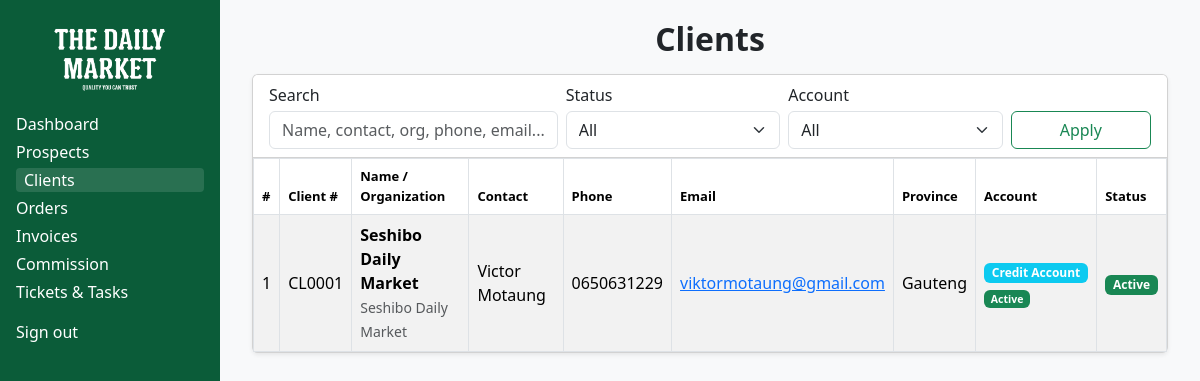
/portal/staff/sales/clients/ (signed in), run on the app's committed database.
### clients/models.py (models this page shows, shortened)
class Client(models.Model):
    account_manager = models.ForeignKey(
        settings.AUTH_USER_MODEL,
        on_delete=models.SET_NULL,
        null=True,
        blank=True,
        related_name="managed_clients",
        help_text="Internal staff member managing this client.",
    )
    PRICING_TYPE = [
        ("Retail", "Retail"),
        ("Wholesale", "Wholesale"),
    ]
    CLIENT_TYPES = [
        ("RESTAURANT", "Restaurant"),
        ("CATERER", "Caterer"),
        ("RETAIL", "Retail / Supermarket / Spaza"),
        ("VENDOR", "Vendor / Street Food"),
        ("SCHOOL", "School / Hostel / Institution"),
        ("STOKVEL", "Stokvel / Group"),
        ("EVENT", "Once-off Event / Private (Funeral, Wedding, etc.)"),
        ("OTHER", "Other (Specify in notes)"),
    ]
    CLIENT_SIZE_TIERS = [
        ("A", "Tier A (Large / High Volume)"),
        ("B", "Tier B (Medium Volume)"),
        ("C", "Tier C (Small / Low Volume)"),
    ]
    ACCOUNT_TYPES = [
        ("CASH", "Normal (Cash/EFT)"),
        ("CREDIT", "Credit Account"),
    ]
    CREDIT_STATUS = [
        ("INACTIVE", "Inactive"),
        ("PENDING", "Pending"),
        ("ACTIVE", "Active"),
    ]
    funder = models.ForeignKey(
        "credit.Funder",
        null=True,
        blank=True,
        on_delete=models.SET_NULL,
        related_name="clients",
        help_text="Optional: which funder backs this client's credit."
    )
    name = models.CharField(
        max_length=160,
        help_text="Primary display name (person or business)."
    )
    organization = models.CharField(
        max_length=200,
        blank=True,
        help_text="Company / Trading name (if applicable)."
    )
    client_type = models.CharField(
        max_length=20,
        choices=CLIENT_TYPES,
        default="RESTAURANT"
    )
    client_size_tier = models.CharField(
        max_length=1,
        choices=CLIENT_SIZE_TIERS,
        blank=True,
        help_text="Size tier for this client: A = large, B = medium, C = small."
    )
    client_number = models.CharField(
        max_length=10,
        unique=True,
        editable=False,
        db_index=True,
        help_text="Auto-generated client number (e.g., CL0001).",
    )
    contact_person = models.CharField(max_length=120, blank=True)
    email = models.EmailField(blank=True)
    phone = models.CharField(max_length=50, blank=True)
    whatsapp = models.CharField(max_length=50, blank=True)
    PROVINCES = [
        ("EC", "Eastern Cape"),
        ("FS", "Free State"),
        ("GP", "Gauteng"),
        ("KZN", "KwaZulu-Natal"),
        ("LP", "Limpopo"),
        ("MP", "Mpumalanga"),
        ("NC", "Northern Cape"),
        ("NW", "North West"),
        ("WC", "Western Cape"),
    ]
    address_line1 = models.CharField(max_length=200, blank=True)
    address_line2 = models.CharField(max_length=200, blank=True)
    suburb = models.CharField(max_length=120, blank=True)
    city = models.CharField(max_length=120, blank=True)
    province = models.CharField(max_length=10, choices=PROVINCES, blank=True)
    postal_code = models.CharField(max_length=20, blank=True)
    country = models.CharField(max_length=120, default="South Africa")
    delivery_address_line1 = models.CharField(max_length=255, blank=True)
    delivery_address_line2 = models.CharField(max_length=255, blank=True)
    delivery_suburb = models.CharField(max_length=120, blank=True)
    delivery_city = models.CharField(max_length=120, blank=True)
    delivery_province = models.CharField(max_length=120, blank=True)  # or reuse choices if you prefer
    delivery_postal_code = models.CharField(max_length=20, blank=True)
    delivery_country = models.CharField(max_length=120, blank=True, default="South Africa")
    delivery_lat = models.DecimalField(
        max_digits=9,
        decimal_places=6,
        null=True,
        blank=True,
        validators=[MinValueValidator(Decimal("-90")), MaxValueValidator(Decimal("90"))]
    )
    delivery_lng = models.DecimalField(
        max_digits=9,
        decimal_places=6,
        null=True,
        blank=True,
        validators=[MinValueValidator(Decimal("-180")), MaxValueValidator(Decimal("180"))]
    )
    vat_number = models.CharField(max_length=80, blank=True)
    company_reg_number = models.CharField(max_length=80, blank=True)
    categories = models.ManyToManyField(
        Category,
        blank=True,
        related_name="clients",
        help_text="What product categories this client typically buys.",
    )
    STATUS = [
        ("PENDING", "Pending"),
        ("ACTIVE", "Active"),
        ("INACTIVE", "Inactive"),
    ]
    status = models.CharField(max_length=10, choices=STATUS, default="PENDING")
    estimated_weekly_spend = models.DecimalField(
        max_digits=12,
        decimal_places=2,
        null=True,
        blank=True,
        validators=[MinValueValidator(Decimal("0.00"))],
        help_text="Estimated weekly spend in Rands (e.g., 2500.00).",
    )
    notes = models.TextField(blank=True)
    price_type = models.CharField(max_length=10, choices=PRICING_TYPE, blank=True)
    last_order_at = models.DateTimeField(null=True, blank=True)
    created_at = models.DateTimeField(auto_now_add=True)
    updated_at = models.DateTimeField(auto_now=True)
    account_type = models.CharField(max_length=10, choices=ACCOUNT_TYPES, default="CASH")
    credit_status = models.CharField(max_length=10, choices=CREDIT_STATUS, default="INACTIVE")
    class Meta:
        ordering = ["name"]
        indexes = [
            models.Index(fields=["name"]),
            models.Index(fields=["client_type"]),
            models.Index(fields=["status"]),
            models.Index(fields=["client_number"]),
            models.Index(fields=["client_type", "client_size_tier"]),  # for segment + size queries
        ]
        unique_together = [("name", "organization")]

### sales/views.py (the view, shortened to what this page needs)
# urls.py: path("", views.client_list, name="staff-clients"),
@login_required
def clients(request):
    qs = (Client.objects
          .select_related("account_manager")
          .prefetch_related("categories")
          .order_by("name"))
    client_types = Client.CLIENT_TYPES
    provinces = Client.PROVINCES
    account_types = Client.ACCOUNT_TYPES
    credit_statuses = Client.CREDIT_STATUS
    statuses = Client.STATUS
    filter_categories = Category.objects.filter(is_active=True).order_by("name")
    search = (request.GET.get("search") or "").strip()
    client_type = request.GET.get("client_type") or ""
    province = request.GET.get("province") or ""
    account_type = request.GET.get("account_type") or ""
    credit_status = request.GET.get("credit_status") or ""
    status = request.GET.get("status") or ""
    category_id = request.GET.get("category") or ""
    if client_type:
        qs = qs.filter(client_type=client_type)
    if province:
        qs = qs.filter(province=province)
    if account_type:
        qs = qs.filter(account_type=account_type)
    if credit_status:
        qs = qs.filter(credit_status=credit_status)
    if status:
        qs = qs.filter(status=status)
    if category_id.isdigit():
        qs = qs.filter(categories__id=int(category_id))
    clients = qs.distinct()
    return render(request, "clients/clients.html", {
        "clients": clients,
        "filter_categories": filter_categories,
        "client_types": client_types,
        "provinces": provinces,
        "account_types": account_types,
        "credit_statuses": credit_statuses,
        "statuses": statuses,
    })

### sales/templates/clients/clients.html (shortened to what this page needs)
{% load static humanize %}
<!DOCTYPE html>
<html lang="en">
<head>
  <link href="https://cdn.jsdelivr.net/npm/bootstrap@5.3.3/dist/css/bootstrap.min.css" rel="stylesheet">
</head>
<body>
  <aside class="sidebar-desktop d-none d-lg-block sidebar-skin">
    <div class="text-center mb-3">
      <img src="{% static 'images/logo.png' %}" alt="Seshibo" class="logo-img">
    </div>
    <a href="{% url 'sales:sales-dashboard' %}" class="nav-link {% if request.resolver_match.url_name == 'sales-dashboard' %}active{% endif %}">Dashboard</a>
    <a href="{% url 'sales:sales-prospects' %}" class="nav-link {% if request.resolver_match.url_name == 'sales-prospects' %}active{% endif %}">Prospects</a>
    <a href="{% url 'sales:sales-clients' %}" class="nav-link {% if request.resolver_match.url_name == 'sales-clients' %}active{% endif %}">Clients</a>
    <a href="{% url 'sales:sales-orders' %}" class="nav-link {% if request.resolver_match.url_name == 'sales-orders' %}active{% endif %}">Orders</a>
    <a href="{% url 'sales:sales-invoices' %}" class="nav-link {% if request.resolver_match.url_name == 'sales-invoices' %}active{% endif %}">Invoices</a>
    <a href="{% url 'sales:sales-commission' %}" class="nav-link {% if request.resolver_match.url_name == 'sales-commission' %}active{% endif %}">Commission</a>
    <a href="{% url 'sales:sales-tickets' %}" class="nav-link {% if request.resolver_match.url_name == 'sales-tickets' %}active{% endif %}">Tickets &amp; Tasks</a>
    <div class="mt-3">
      <form action="{% url 'logout' %}" method="post" class="m-0 p-0">
        <button type="submit" class="nav-link w-100 text-start btn btn-link p-0 text-white">Sign out</button>
      </form>
    </div>
  </aside>
  <main class="content">
    <div class="container-fluid">
      <div class="page-header">
        <h2 class="mb-0">Clients</h2>
      </div>
      <div class="card shadow-sm mb-3">
        <div class="card-header bg-white py-2">
          <form method="get" class="row g-2 align-items-end">
            <div class="col-md-4">
              <label for="search" class="form-label mb-1">Search</label>
              <input type="text" id="search" name="q" class="form-control" placeholder="Name, contact, org, phone, email..." value="{{ request.GET.q|default_if_none:'' }}">
            </div>
            <div class="col-md-3">
              <label for="status" class="form-label mb-1">Status</label>
              <select id="status" name="status" class="form-select">
                <option value="">All</option>
              </select>
            </div>
            <div class="col-md-3">
              <label for="account_type" class="form-label mb-1">Account</label>
              <select id="account_type" name="account_type" class="form-select">
                <option value="">All</option>
              </select>
            </div>
            <div class="col-md-2 text-md-end">
              <button type="submit" class="btn btn-outline-success w-100">Apply</button>
            </div>
          </form>
        </div>
        <div class="card-body p-0">
          <div class="table-responsive">
            <table class="table table-striped table-bordered mb-0 align-middle">
              <thead>
                <tr>
                  <th style="font-size:13px;">#</th>
                  <th style="font-size:13px;">Client #</th>
                  <th style="font-size:13px;">Name / Organization</th>
                  <th style="font-size:13px;">Contact</th>
                  <th style="font-size:13px;">Phone</th>
                  <th style="font-size:13px;">Email</th>
                  <th style="font-size:13px;">Province</th>
                  <th style="font-size:13px;">Account</th>
                  <th style="font-size:13px;">Status</th>
                </tr>
              </thead>
              <tbody>
                {% if clients %}
                  {% for cl in clients %}
                    <tr role="button" onclick="window.location.href='{% url 'sales:client-detail' cl.pk %}'">
                      <td>{{ forloop.counter }}</td>
                      <td>{{ cl.client_number }}</td>
                      <td><strong>{{ cl.name }}</strong><br><small class="text-muted">{{ cl.organization|default:"-" }}</small></td>
                      <td>{{ cl.contact_person|default:"-" }}</td>
                      <td>{{ cl.phone|default:"-" }}</td>
                      <td>{% if cl.email %}<a href="mailto:{{ cl.email }}">{{ cl.email }}</a>{% else %}-{% endif %}</td>
                      <td>{{ cl.get_province_display|default:"-" }}</td>
                      <td>
                        <span class="badge bg-{% if cl.account_type == 'CREDIT' %}info{% else %}secondary{% endif %}">
                          {{ cl.get_account_type_display }}
                        </span>
                        {% if cl.account_type == 'CREDIT' %}
                          <div class="small mt-1">
                            <span class="badge bg-{% if cl.credit_status == 'ACTIVE' %}success{% elif cl.credit_status == 'PENDING' %}warning{% else %}secondary{% endif %}">
                              {{ cl.get_credit_status_display }}
                            </span>
                          </div>
                        {% endif %}
                      </td>
                      <td>
                        <span class="badge
                          {% if cl.status == 'ACTIVE' %}bg-success
                          {% elif cl.status == 'PENDING' %}bg-warning
                          {% else %}bg-secondary{% endif %}">
                          {{ cl.get_status_display }}
                        </span>
                      </td>
                    </tr>
                  {% endfor %}
                {% else %}
                  <tr>
                    <td colspan="9" class="text-center text-muted py-3" style="font-size:13px;">No clients found. Try changing your filters.</td>
                  </tr>
                {% endif %}
              </tbody>
            </table>
          </div>
        </div>
      </div>
    </div>
  </main>
</body>
</html>

### sales/templates/clients/clients.html (style rules this page uses)
@media (min-width: 992px) { body { display: flex; min-height: 100vh; } }
@media (min-width: 992px) { .sidebar-desktop { width: 220px; min-height: 100vh; flex-shrink: 0; } }
@media (min-width: 992px) { .content { flex: 1; } }
.sidebar-skin { background-color: #0b5c39; color: #fff; padding: 1rem; }
.sidebar-skin .nav-link { color: #fff; margin: .25rem 0; display: block; text-decoration: none; }
.sidebar-skin .nav-link.active, .sidebar-skin .nav-link:hover { background: rgba(255,255,255,0.12); border-radius: 4px; padding-left: 8px; }
.logo-img { max-height: 80px; width: auto; }
.content { background: #f8f9fa; padding: 20px; min-height: 100vh; }
.table tbody tr[role="button"] { cursor: pointer; }
.page-header { text-align: center; margin-bottom: 1rem; }
.page-header h2 { margin: 0; font-weight: 600; }

### data on the page
Client: client_number "CL0001", name "Seshibo Daily Market", organization "Seshibo Daily Market", contact_person "Victor Motaung", phone "0650631229", email "viktormotaung@gmail.com", province "Gauteng", account_type "Credit Account", credit_status "Active", status "Active"
